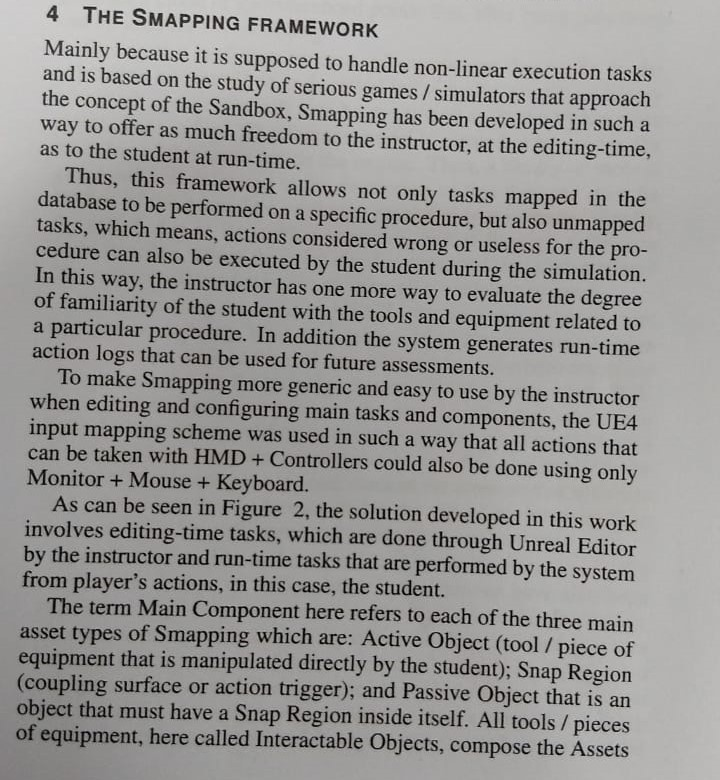
#> input picture foto.jpg, 720 x 780 px
$ python -i hough.py   (imports and definitions only)
#> lines starting #> are read from the running program, lines starting #| are printed output that depends on the picture; after the words box and inside, x2 and y2 are one past the last pixel; in counts of white or black regions, pixels touching at a corner belong together
#> further down, picture is the input picture: shape (780, 720, 3); mean B, G, R 146.5, 148.4, 149.6
import cv2
import numpy as np
import math
import imageimport as imgimp
import statistics

def rotateImage(image, angle):
    #print(angle)
    image_center = tuple(np.array(image.shape[1::-1]) / 2)
    rot_mat = cv2.getRotationMatrix2D(image_center, angle, 1.0)
    result = cv2.warpAffine(image, rot_mat, image.shape[1::-1], borderMode=cv2.BORDER_CONSTANT,
                           borderValue=(255,255,255), flags=cv2.INTER_AREA )
    return result
    #borderMode=cv2.BORDER_CONSTANT,
#                           borderValue=(255,255,255)

def drawLine(img, rho, theta):
    a = math.cos(theta)
    b = math.sin(theta)
    x0 = a * rho
    y0 = b * rho
    pt1 = (int(x0 + 2000*(-b)), int(y0 + 2000*(a)))
    pt2 = (int(x0 - 2000*(-b)), int(y0 - 2000*(a)))
    cv2.line(img, pt1, pt2, (255,255,255), 1, cv2.LINE_AA)

def meteHough(src, res):
#> called with res = 130
    dst = cv2.Canny(src, 50, 200, None, 3)
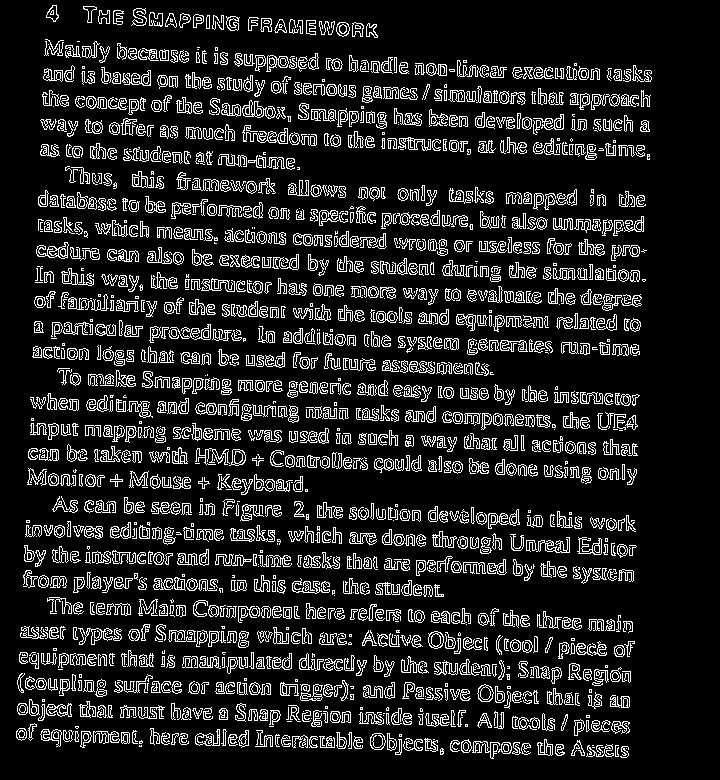
#> dst: shape (780, 720); 13.7% white in thin lines or dots, all inside (x1, y1, x2, y2) = (16, 5, 652, 759)
    lines = cv2.HoughLines(dst, 0.5, np.pi / 720, res, None, 0, 0)
#> lines = 480 rows, first 8: [129, 0], [742, 1.57], [259, 0], [689, 1.57], [317, 0], [238, 0], [664, 1.57], [159, 0]
    lines = sorted(lines, key=lambda x:x[0][0])
#> lines = 480 items, first 6: [[-140, 3.1]], [[-117, 3.1]], [[-115, 3.1]], [[-106, 3.1]], [[-94, 3.1]], [[-92, 3.1]]
    return lines

def getTextLinesFromHough(src):
    lines = meteHough(src, 130)
    rhos = np.zeros(len(lines))
#> rhos = 480 values from 0 to 0
    thetas = np.zeros(len(lines))
#> thetas = 480 values from 0 to 0
    difference_rhos = np.zeros(len(lines))
#> difference_rhos = 480 values from 0 to 0
    copy2 = np.bitwise_not(src.copy())
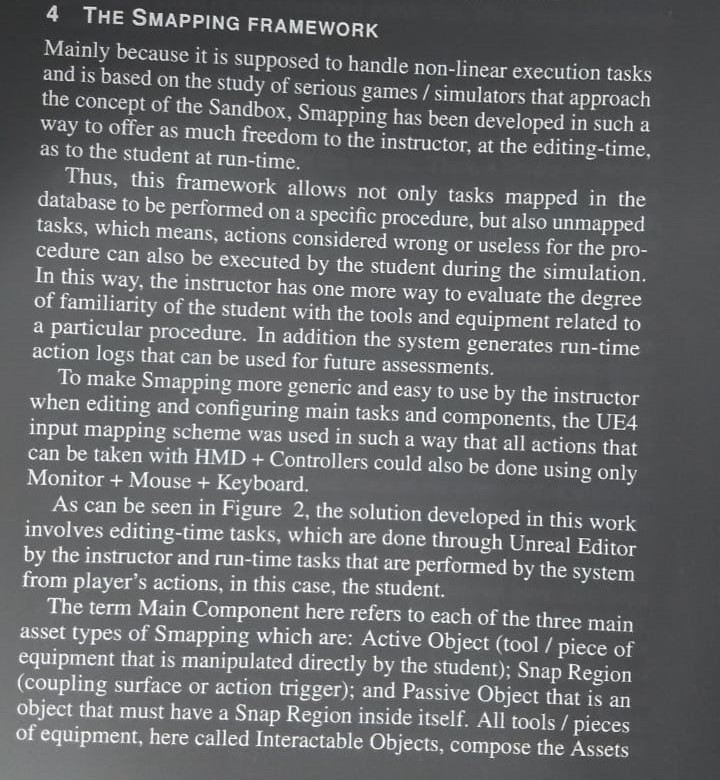
#> copy2: shape (780, 720, 3); mean B, G, R 108.5, 106.6, 105.4
    for i in range(len(lines)):
        rhos[i] = lines[i][0][0]
        thetas[i] = theta = lines[i][0][1]
        drawLine(copy2, rhos[i], thetas[i])
        if (i > 0):
            difference_rhos[i] = lines[i][0][0] - lines[i-1][0][0]
        else: difference_rhos[i] = 0
#> this loop made 480 passes
#> (theta, a in drawLine, b in drawLine, x0 in drawLine, y0 in drawLine, pt1 in drawLine, pt2 in drawLine) on passes 1 to 3: (3.1, -0.999, 0.0393, 139.9, -5.5, (61, -2003), (218, 1992)), (3.1, -0.999, 0.0393, 116.9, -4.59, (38, -2003), (195, 1993)), (3.1, -0.999, 0.0393, 114.9, -4.51, (36, -2002), (193, 1993))
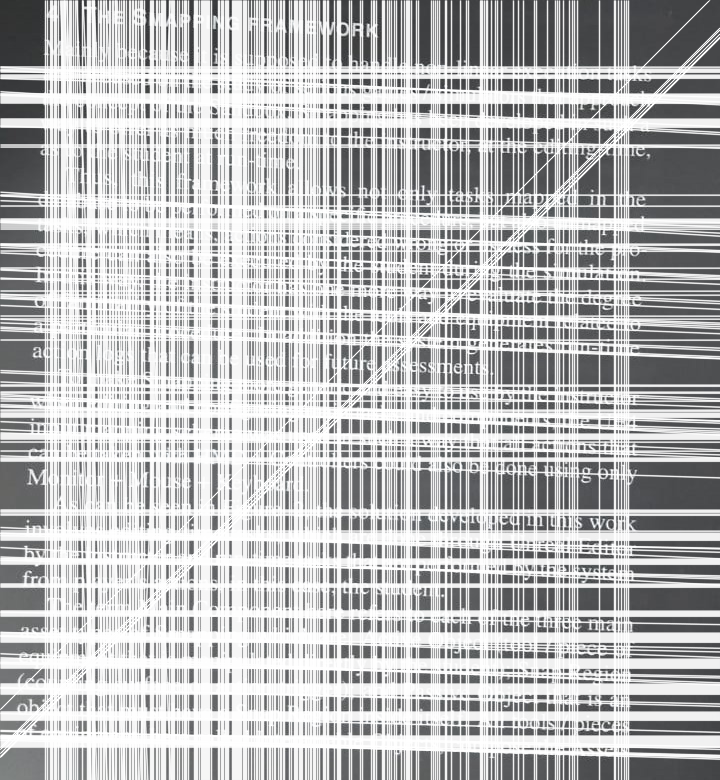
#> copy2: shape (780, 720, 3); mean B, G, R 187.6, 186.7, 186.3
#> after the loop, difference_rhos = 480 values, max 105 at index 11, min 0 at index 0, mean 1.85; rhos = 480 values from -140 to 747; thetas = 480 values, max 3.1 at index 0, min 0 at index 11, mean 0.826

    #print (difference_rhos)
    cv2.imshow("Hough Lines after rotation", copy2)
    cv2.waitKey(0)
    cv2.destroyAllWindows()
    line_count = 0
    text_lines = np.zeros((len(lines),2))
#> text_lines = 480 pairs, first value 0 to 0, second value 0 to 0
    copy = np.bitwise_not(src.copy())
    slice = 0
    sum_thetas = 0
    count_thetas = 0
    stdev_rhos = statistics.variance(difference_rhos)
#> stdev_rhos = 27.82
    mean_rhos = statistics.mean(difference_rhos)
#> mean_rhos = 1.85
    # [5 lines of commented-out code are left out]
    for i in range(len(difference_rhos)):
        if (thetas[i]*(180/np.pi) <= 93 and thetas[i]*(180/np.pi) >= 87):
            sum_thetas += thetas[i]
            count_thetas+=1
        if (difference_rhos[i] > mean_rhos+(stdev_rhos/2) and thetas[i]*(180/np.pi) <= 95 and thetas[i]*(180/np.pi) >= 85):
            #print(thetas[i]*(180/np.pi))
            text_lines[line_count][0] = (np.sum(rhos[slice:i]))/(i-slice)
            text_lines[line_count][1] = sum_thetas/count_thetas
            #print((np.sum(thetas[slice:i]))/(i-slice)*(180/np.pi), i-slice, sep=' - ')
            drawLine(copy, text_lines[line_count][0], text_lines[line_count][1])
            sum_thetas = 0
            count_thetas = 0
            slice = i
            line_count += 1
#> this loop made 480 passes
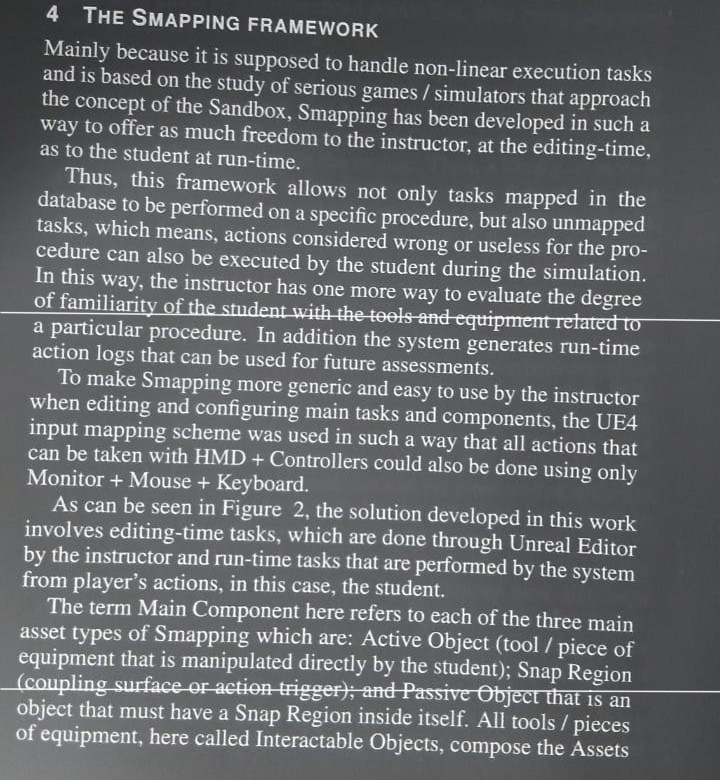
#> copy: shape (780, 720, 3); 0.76% of pixels changed, all inside (x1, y1, x2, y2) = (0, 311, 720, 693)
#> after the loop, line_count = 2; text_lines = 480 pairs, first value 0 to 688.8, second value 0 to 1.58
    #print(thetas[i]*(180/np.pi))
    text_lines[line_count][0] = (np.sum(rhos[slice:i]))/(i-slice)
    text_lines[line_count][1] = sum_thetas/count_thetas
    #print((np.sum(thetas[slice:i]))/(i-slice)*(180/np.pi), i-slice, sep=' - ')
    drawLine(copy, text_lines[line_count][0], text_lines[line_count][1])
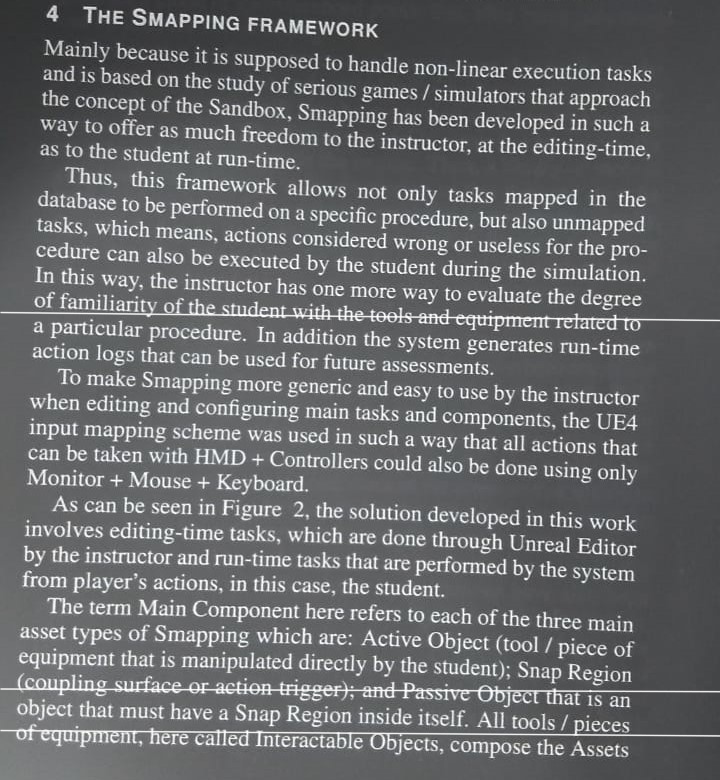
#> copy: shape (780, 720, 3); 0.38% of pixels changed, all inside (x1, y1, x2, y2) = (0, 729, 720, 737)
    sum_thetas = 0
    count_thetas = 0
    slice = i
#> slice = 479
    line_count += 1
#> line_count = 3
    return copy2, text_lines[:line_count,:-1], copy

def unrotateImage(src):
    lines = meteHough(src, 150)
    sum_thetas = 0
    copy = np.bitwise_not(src)
    for i in range(len(lines)):
        rho = lines[i][0][0]
        theta = lines[i][0][1]
        drawLine(copy, rho, theta)
        sum_thetas += theta
    average_theta = sum_thetas/len(lines)
    if((average_theta*(180/np.pi))-90 <= -3 or (average_theta*(180/np.pi))-90 >= 3):
        rotated = rotateImage(src, (average_theta*(180/np.pi))-90)
    else: rotated = src
    return rotated, copy

>>> import cv2
>>> picture = cv2.imread('foto.jpg')
>>> result = getTextLinesFromHough(picture)
